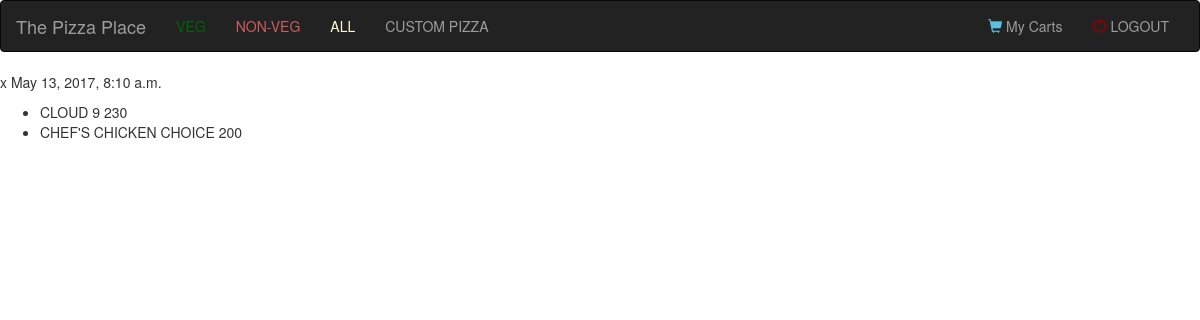
/ordersite/orderhistory/ (signed in), run on the app's committed database.
### ordersite/models.py (models this page shows, shortened)
class Cart(models.Model):
    customer = models.ForeignKey(Customer)
    pizzas = models.ManyToManyField(Pizza, blank=True)
    last_modified = models.DateTimeField(auto_now=True)

class Pizza(models.Model):
    name = models.CharField(max_length=50,blank=False)
    cost = models.IntegerField(blank=True, default=0)
    toppings = models.ManyToManyField(Topping, blank=True)
    vegetarian = models.BooleanField(blank=True, default=True)
    custom = models.BooleanField(default=True)
    customer = models.ForeignKey(Customer, null=True)

### ordersite/views.py (the view)
class Orderhistory(View):
    def get(self, request, *args, **kwargs):
        customer = Customer.objects.get(username=request.user.username)
        carts = customer.get_carts()
        context = {"carts": carts}
        return render(request, 'ordersite/Orderhistory.html', context=context)

### ordersite/models.py (called while the page is built)
    def get_carts(self):
        return self.cart_set.all()

### ordersite/templates/ordersite/Orderhistory.html
{% extends 'ordersite/base.html' %}
{% block con %}
{% for cart in carts %}
     <p>{{cart.customer}} {{cart.last_modified}}</p>
     <p>
         <ul>
        {% for pizza in cart.pizzas.all %}
         <li>{{pizza.name}} {{pizza.cost}}</li>
         {% endfor %}
        </ul>
     </p>
{% endfor %}
{% endblock con %}

### data on the page
Cart: customer "x", last_modified "May 13, 2017, 8:10 a.m."
Pizza: name "CLOUD 9", cost "230"
Pizza: name "CHEF'S CHICKEN CHOICE", cost "200"
